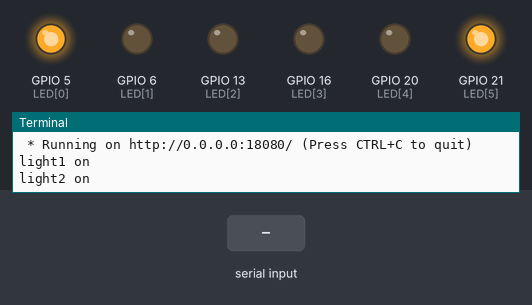
A program run on a simulated Raspberry Pi (BCM pin numbers). Parts: output pins drawn as LEDs (lit = HIGH), the last lines printed to the terminal. The test bench sets the inputs (shaded band). Threads take turns every 2 ms.

Above: at 4.2 s.
4.3 s: "5" typed at the terminal, then Enter
At 6.1 s:
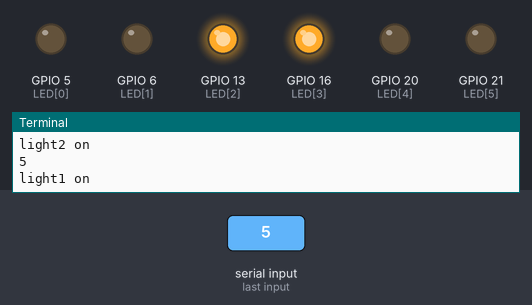
6.8 s: "90" typed at the terminal, then Enter
At 7.3 s:
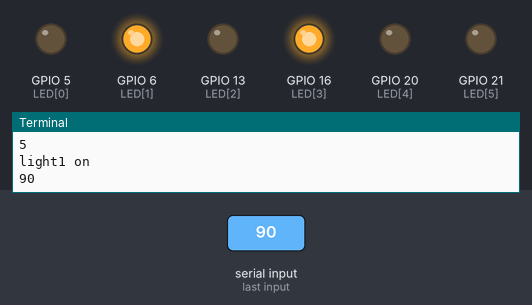
9.3 s: "200" typed at the terminal, then Enter
At 10.1 s:
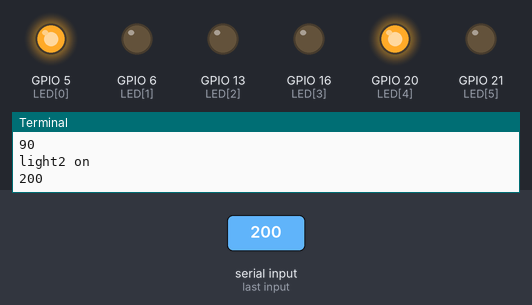
Timing chart, 0 to 14.8 s (numbered marks = the images above; inputs shaded):
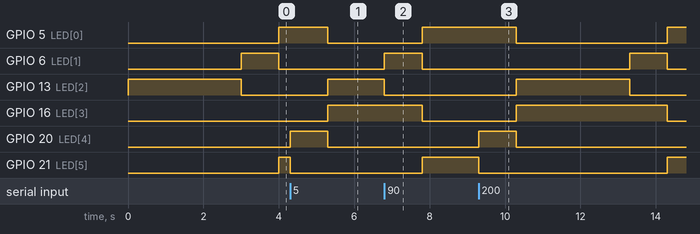

The program:

led_flask.py
```python
from flask import Flask
import time
import RPi.GPIO as gpio
import threading

app = Flask(__name__)

def get_input(): #쓰레드로 만들어서 입력을 받는 함수
    global STATE
    while True:
        STATE=int(input())
        #print("input: ",STATE)
        #input을 받아서 전역변수에 저장한다

def light1_on():
    global STATE
    gpio.output(LED[0],0)
    STATE=1 #state를 1로 변환(1번 신호등이 켜지므로)
    print("light1 on")
    gpio.output(LED[2],1) #1번 신호등의초록불 ON
    for i in range(0,10): #state의 변화가 일어날 경우, 함수 종료
        time.sleep(0.3)#0.3초씩 10번, 즉 3초동안 파란불 켜짐
        #print(STATE)
        if(STATE!=1):
            break

def light2_on():
    global STATE
    gpio.output(LED[3],0)
    STATE=2
    print("light2 on")
    gpio.output(LED[5],1)
    for i in range(0,10):
        time.sleep(0.3)
        #print(STATE)
        if(STATE!=2):
            break


def light1_to_red():#1번 신호등의 색을 붉은색으로 변화시키는 과정이다.
    gpio.output(LED[2], 0)
    gpio.output(LED[1], 1)
    time.sleep(1)
    gpio.output(LED[1],0)
    gpio.output(LED[0],1)


def light2_to_red():
    gpio.output(LED[5], 0)
    gpio.output(LED[4], 1)
    time.sleep(1)
    gpio.output(LED[4],0)
    gpio.output(LED[3],1)


def traffic_light():
    try:
        while True:
            light1_on()
            light1_to_red()

            light2_on()
            light2_to_red()

    except KeyboardInterrupt:
        pass


global STATE
STATE=1 #켜져있는 신호등 상태를 저장하는 전역변수
LED = [5,6,13,16,20,21]
gpio.setmode(gpio.BCM)
for x in LED:
    gpio.setup(x, gpio.OUT)
    gpio.output(x, 0)
    #LED초기화 및 끄기

input_thread = threading.Thread(target=get_input)
input_thread.start()

traffic_light_thread = threading.Thread(target=traffic_light)
traffic_light_thread.start()
    #상태 변경을 위한 STATE입력 함수를 쓰레드로 돌린다.


try:
    @app.route('/')
    def SetUp():
        return "Hello server!"

    @app.route("/led1/on")
    def led_1_on():
        global STATE
        STATE = 1
        print("led1 on")
        return "LED 1 ON"

    @app.route("/led2/on")
    def led_2_on():
        global STATE
        STATE = 2
        print("led2 on")
        return "LED 2 ON"

    if __name__== "__main__":
        app.run("0.0.0.0", port="18080")

except KeyboardInterrupt:
    gpio.cleanup()
    pass


gpio.cleanup()


#스레드는 한번만 실행할 수 있다.
```

Measured:
- after the input at 4.3 s, GPIO 5 (LED[0]): HIGH → LOW after 1.0 s; GPIO 13 (LED[2]), GPIO 16 (LED[3]): LOW → HIGH after 1.0 s; GPIO 20 (LED[4]): LOW → HIGH at once, → LOW 1.0 s later; GPIO 21 (LED[5]): HIGH → LOW at once
- after the input at 6.8 s, GPIO 5 (LED[0]), GPIO 21 (LED[5]): LOW → HIGH after 1.0 s; GPIO 6 (LED[1]): LOW → HIGH after 0.00 s instead of 1.5 s; GPIO 13 (LED[2]): HIGH → LOW after 0.00 s instead of 1.5 s; GPIO 16 (LED[3]): HIGH → LOW after 1.0 s
- after the input at 9.3 s, GPIO 5 (LED[0]): HIGH → LOW after 1.0 s instead of 2.5 s; GPIO 6 (LED[1]): LOW → HIGH after 4.0 s, → LOW 1.0 s later; GPIO 13 (LED[2]), GPIO 16 (LED[3]): LOW → HIGH after 1.0 s instead of 2.5 s; GPIO 21 (LED[5]): HIGH → LOW after 0.00 s instead of 1.5 s
